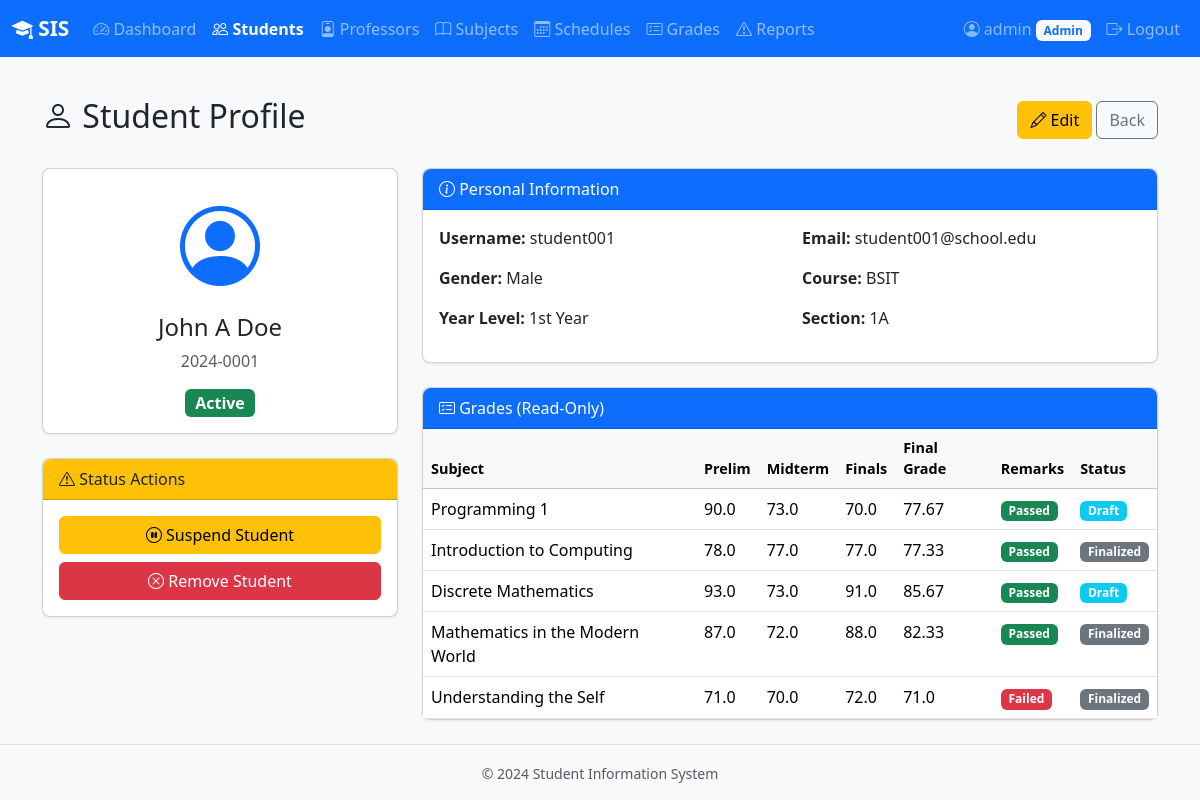
Page /admin/students/1 (signed in) on the committed database.
### backend/models.py (models this page shows, shortened)
class User(UserMixin, db.Model):
    __tablename__ = "users"
    id = db.Column(db.Integer, primary_key=True)
    username = db.Column(db.String(80), unique=True, nullable=False)
    password_hash = db.Column(db.String(256), nullable=False)
    email = db.Column(db.String(120), unique=True, nullable=False)
    role = db.Column(db.String(20), nullable=False)  # admin, professor, student
    created_at = db.Column(db.DateTime, default=datetime.utcnow)
    student = db.relationship("Student", backref="user", uselist=False, cascade="all, delete-orphan")
    professor = db.relationship("Professor", backref="user", uselist=False, cascade="all, delete-orphan")
    admin = db.relationship("Admin", backref="user", uselist=False, cascade="all, delete-orphan")

class Student(db.Model):
    __tablename__ = "students"
    id = db.Column(db.Integer, primary_key=True)
    user_id = db.Column(db.Integer, db.ForeignKey("users.id"), unique=True, nullable=False)
    student_number = db.Column(db.String(20), unique=True, nullable=True)
    first_name = db.Column(db.String(80), nullable=False)
    middle_name = db.Column(db.String(80), nullable=True)
    last_name = db.Column(db.String(80), nullable=False)
    gender = db.Column(db.String(10), nullable=False)
    course = db.Column(db.String(100), nullable=False)
    year_level = db.Column(db.String(20), nullable=False)  # 1st Year, 2nd Year, etc.
    section = db.Column(db.String(10), nullable=False)       # 1A, 1B, etc.
    status = db.Column(db.String(20), default="active")    # active, suspended, removed
    status_reason = db.Column(db.Text, nullable=True)
    grades = db.relationship("Grade", backref="student", lazy="dynamic")
    disciplinary_reports = db.relationship("DisciplinaryReport", backref="student", lazy="dynamic")
    @property
    def full_name(self):
        if self.middle_name:
            return f"{self.first_name} {self.middle_name} {self.last_name}"
        return f"{self.first_name} {self.last_name}"

class Grade(db.Model):
    __tablename__ = "grades"
    id = db.Column(db.Integer, primary_key=True)
    student_id = db.Column(db.Integer, db.ForeignKey("students.id"), nullable=False)
    subject_id = db.Column(db.Integer, db.ForeignKey("subjects.id"), nullable=False)
    professor_id = db.Column(db.Integer, db.ForeignKey("professors.id"), nullable=False)
    prelim = db.Column(db.Float, nullable=True)
    midterm = db.Column(db.Float, nullable=True)
    finals = db.Column(db.Float, nullable=True)
    final_grade = db.Column(db.Float, nullable=True)
    remarks = db.Column(db.String(20), nullable=True)  # Passed, Failed, etc.
    finalized = db.Column(db.Boolean, default=False)
    __table_args__ = (
        db.UniqueConstraint("student_id", "subject_id", name="unique_student_subject"),
    )

class Subject(db.Model):
    __tablename__ = "subjects"
    id = db.Column(db.Integer, primary_key=True)
    subject_code = db.Column(db.String(20), unique=True, nullable=False)
    subject_name = db.Column(db.String(120), nullable=False)
    units = db.Column(db.Integer, nullable=False, default=3)
    schedules = db.relationship("Schedule", backref="subject", lazy="dynamic")
    grades = db.relationship("Grade", backref="subject", lazy="dynamic")

### backend/routes.py (the view)
@admin_bp.route("/students/<int:student_id>")
@login_required
@role_required("admin")
def students_view(student_id):
    student = Student.query.get_or_404(student_id)
    grades = Grade.query.filter_by(student_id=student_id).all()
    return render_template("admin/student_view.html", student=student, grades=grades)

### backend/auth.py (called while the page is built)
@login_manager.user_loader
def load_user(user_id):
    return User.query.get(int(user_id))

def role_required(*roles):
    def decorator(f):
        @wraps(f)
        def decorated_function(*args, **kwargs):
            if not current_user.is_authenticated:
                return redirect(url_for("auth.login"))
            if current_user.role not in roles:
                flash("You do not have permission to access that page.", "danger")
                abort(403)
            return f(*args, **kwargs)
        return decorated_function
    return decorator

### frontend/templates/admin/student_view.html (shortened to what this page needs)
{% extends "base.html" %}
{% block nav_items %}
<li class="nav-item"><a class="nav-link" href="{{ url_for('admin.dashboard') }}"><i class="bi bi-speedometer2"></i> Dashboard</a></li>
<li class="nav-item"><a class="nav-link active" href="{{ url_for('admin.students_list') }}"><i class="bi bi-people"></i> Students</a></li>
<li class="nav-item"><a class="nav-link" href="{{ url_for('admin.professors_list') }}"><i class="bi bi-person-badge"></i> Professors</a></li>
<li class="nav-item"><a class="nav-link" href="{{ url_for('admin.subjects_list') }}"><i class="bi bi-book"></i> Subjects</a></li>
<li class="nav-item"><a class="nav-link" href="{{ url_for('admin.schedules_list') }}"><i class="bi bi-calendar3"></i> Schedules</a></li>
<li class="nav-item"><a class="nav-link" href="{{ url_for('admin.grades_list') }}"><i class="bi bi-card-checklist"></i> Grades</a></li>
<li class="nav-item"><a class="nav-link" href="{{ url_for('admin.reports_list') }}"><i class="bi bi-exclamation-triangle"></i> Reports</a></li>
{% endblock %}
{% block content %}
<div class="d-flex justify-content-between align-items-center mb-4">
    <h2><i class="bi bi-person"></i> Student Profile</h2>
    <div>
        <a href="{{ url_for('admin.students_edit', student_id=student.id) }}" class="btn btn-warning">
            <i class="bi bi-pencil"></i> Edit
        </a>
        <a href="{{ url_for('admin.students_list') }}" class="btn btn-outline-secondary">Back</a>
    </div>
</div>
<div class="row">
    <div class="col-md-4">
        <div class="card mb-4">
            <div class="card-body text-center">
                <i class="bi bi-person-circle text-primary" style="font-size: 5rem;"></i>
                <h4 class="mt-2">{{ student.full_name }}</h4>
                <p class="text-muted">{{ student.student_number or 'No ID assigned' }}</p>
                {% if student.status == 'active' %}
                    <span class="badge bg-success fs-6">Active</span>
                {% elif student.status == 'suspended' %}
                    <span class="badge bg-warning text-dark fs-6">Suspended</span>
                {% else %}
                    <span class="badge bg-danger fs-6">Removed</span>
                {% endif %}
            </div>
        </div>
        {% if student.status == 'active' %}
        <div class="card mb-4">
            <div class="card-header bg-warning text-dark">
                <i class="bi bi-exclamation-triangle"></i> Status Actions
            </div>
            <div class="card-body">
                <button class="btn btn-warning w-100 mb-2" data-bs-toggle="modal" data-bs-target="#suspendModal">
                    <i class="bi bi-pause-circle"></i> Suspend Student
                </button>
                <button class="btn btn-danger w-100" data-bs-toggle="modal" data-bs-target="#removeModal">
                    <i class="bi bi-x-circle"></i> Remove Student
                </button>
            </div>
        </div>
        {% endif %}
    </div>
    <div class="col-md-8">
        <div class="card mb-4">
            <div class="card-header bg-primary text-white">
                <i class="bi bi-info-circle"></i> Personal Information
            </div>
            <div class="card-body">
                <div class="row">
                    <div class="col-md-6 mb-3">
                        <strong>Username:</strong> {{ student.user.username }}
                    </div>
                    <div class="col-md-6 mb-3">
                        <strong>Email:</strong> {{ student.user.email }}
                    </div>
                    <div class="col-md-6 mb-3">
                        <strong>Gender:</strong> {{ student.gender }}
                    </div>
                    <div class="col-md-6 mb-3">
                        <strong>Course:</strong> {{ student.course }}
                    </div>
                    <div class="col-md-6 mb-3">
                        <strong>Year Level:</strong> {{ student.year_level }}
                    </div>
                    <div class="col-md-6 mb-3">
                        <strong>Section:</strong> {{ student.section }}
                    </div>
                </div>
            </div>
        </div>
        <div class="card">
            <div class="card-header bg-primary text-white">
                <i class="bi bi-card-checklist"></i> Grades (Read-Only)
            </div>
            <div class="card-body p-0">
                <div class="table-responsive">
                    <table class="table table-hover mb-0">
                        <thead class="table-light">
                            <tr>
                                <th>Subject</th>
                                <th>Prelim</th>
                                <th>Midterm</th>
                                <th>Finals</th>
                                <th>Final Grade</th>
                                <th>Remarks</th>
                                <th>Status</th>
                            </tr>
                        </thead>
                        <tbody>
                            {% for grade in grades %}
                            <tr>
                                <td>{{ grade.subject.subject_name }}</td>
                                <td>{{ grade.prelim or '-' }}</td>
                                <td>{{ grade.midterm or '-' }}</td>
                                <td>{{ grade.finals or '-' }}</td>
                                <td>{{ grade.final_grade or '-' }}</td>
                                <td>
                                    {% if grade.remarks == 'Passed' %}
                                        <span class="badge bg-success">{{ grade.remarks }}</span>
                                    {% elif grade.remarks == 'Failed' %}
                                        <span class="badge bg-danger">{{ grade.remarks }}</span>
                                    {% else %}-{% endif %}
                                </td>
                                <td>
                                    {% if grade.finalized %}
                                        <span class="badge bg-secondary">Finalized</span>
                                    {% else %}
                                        <span class="badge bg-info">Draft</span>
                                    {% endif %}
                                </td>
                            </tr>
                            {% else %}
                            <tr>
                                <td colspan="7" class="text-center text-muted py-3">No grades recorded.</td>
                            </tr>
                            {% endfor %}
                        </tbody>
                    </table>
                </div>
            </div>
        </div>
    </div>
</div>
{% endblock %}

### frontend/templates/base.html (shortened to what this page needs)
<!DOCTYPE html>
<html lang="en">
<head>
    <link href="https://cdn.jsdelivr.net/npm/bootstrap@5.3.2/dist/css/bootstrap.min.css" rel="stylesheet">
    <link href="https://cdn.jsdelivr.net/npm/bootstrap-icons@1.11.1/font/bootstrap-icons.css" rel="stylesheet">
    <link href="{{ url_for('static', filename='css/style.css') }}" rel="stylesheet">
</head>
<body>
    {% if current_user.is_authenticated %}
    <nav class="navbar navbar-expand-lg navbar-dark bg-primary">
        <div class="container-fluid">
            <a class="navbar-brand" href="{{ url_for(current_user.role + '.dashboard') }}">
                <i class="bi bi-mortarboard-fill"></i> SIS
            </a>
            <div class="collapse navbar-collapse" id="navbarNav">
                <ul class="navbar-nav me-auto">
                    {% block nav_items %}{% endblock %}
                </ul>
                <ul class="navbar-nav">
                    <li class="nav-item">
                        <span class="nav-link text-white-50">
                            <i class="bi bi-person-circle"></i> {{ current_user.username }}
                            <span class="badge bg-light text-primary">{{ current_user.role|title }}</span>
                        </span>
                    </li>
                    <li class="nav-item">
                        <a class="nav-link" href="{{ url_for('auth.logout') }}">
                            <i class="bi bi-box-arrow-right"></i> Logout
                        </a>
                    </li>
                </ul>
            </div>
        </div>
    </nav>
    {% endif %}
    <main class="container py-4">
        {% block content %}{% endblock %}
    </main>
    <footer class="text-center text-muted py-3 mt-auto">
        <small>&copy; 2024 Student Information System</small>
    </footer>
</body>
</html>

### frontend/static/css/style.css (style rules this page uses)
:root { --sis-primary: #0d6efd; --sis-primary-dark: #0a58ca; --sis-light: #f8f9fa; }
body { background-color: var(--sis-light); min-height: 100vh; display: flex; flex-direction: column; }
main { flex: 1; }
.navbar-brand { font-weight: 700; font-size: 1.3rem; }
.nav-link.active { font-weight: 600; }
.card { border-radius: 8px; box-shadow: 0 1px 3px rgba(0, 0, 0, 0.08); }
.card-header { border-radius: 8px 8px 0 0 !important; }
.table thead th { font-weight: 600; font-size: 0.9rem; }
footer { border-top: 1px solid #dee2e6; }

### rows in the picture
User: username "admin", role "Admin"
Student: full_name "John A Doe", student_number "2024-0001", gender "Male", course "BSIT", year_level "1st Year", section "1A"
User: user.username "student001", user.email "student001@school.edu"
Grade: subject.subject_name "Programming 1", prelim "90.0", midterm "73.0", finals "70.0", final_grade "77.67", remarks "Passed", finalized "Draft"
Grade: subject.subject_name "Introduction to Computing", prelim "78.0", midterm "77.0", finals "77.0", final_grade "77.33", remarks "Passed", finalized "Finalized"
Grade: subject.subject_name "Discrete Mathematics", prelim "93.0", midterm "73.0", finals "91.0", final_grade "85.67", remarks "Passed", finalized "Draft"
Grade: subject.subject_name "Mathematics in the Modern World", prelim "87.0", midterm "72.0", finals "88.0", final_grade "82.33", remarks "Passed", finalized "Finalized"
Grade: subject.subject_name "Understanding the Self", prelim "71.0", midterm "70.0", finals "72.0", final_grade "71.0", remarks "Failed", finalized "Finalized"
